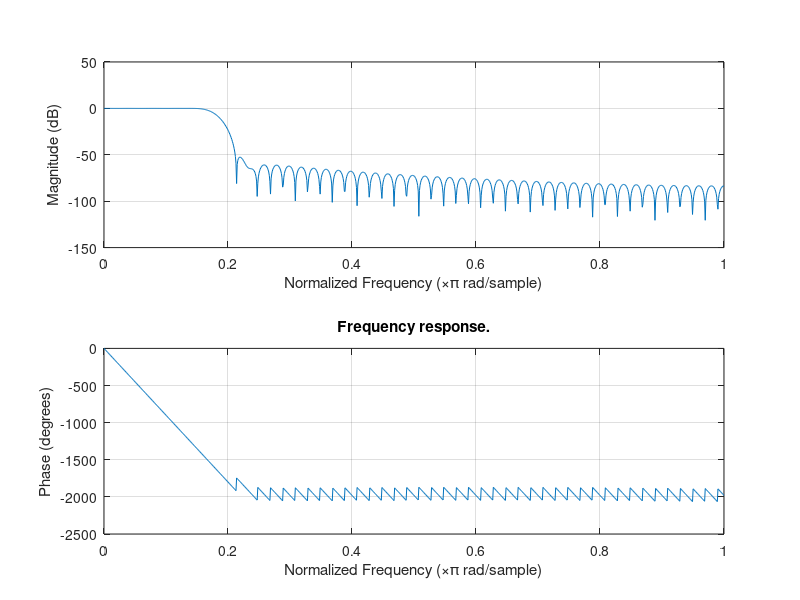

Here is the MATLAB script that generated this plot: (Note: this script raises an error after producing the figure.)
%This source code demonstrate the polyphase decimator with an integer
%factor M.
%The decimation is along the third dimension of the input
%Author:Tan H. Nguyen
%University of Illinois at Urbana-Champaign
%Version: 1.0
%Last update: 03/04/16
clc;
clear all;
close all;
%Generate input samples
N = 1e6+1; %Input length
x = randn(N,1);
xin = reshape(x,1,1,N);

%Polyphase FIR filter for decimation
M = 5; %Decimation factor

%Truncate the output signal so that it is a multiple of the input signal
xin = xin(:,:,1:floor(size(xin,3)/M)*M);
L = 100; %Filter length
h = fir1(L,1/M*0.9);
freqz(h,1,1024);
title('Frequency response.');

%Generate filter response and downsample
%Direct form filtering
xo = filter(h,1,xin,[],3);
%Display the ouput
figure(1);
plot(squeeze(xin(:,:,1:200)),'b');
hold on;
plot(squeeze(xo(:,:,1:200)),'r');
legend('Input signal','Output signal');
xo_ds = xo(1:M:end);
figure(2);
plot(squeeze(xo_ds(end-40:end)));title('Downsample signal - Direct form');

%Polyphase filtering on the input
h_L = length(h(:));
h_L1 = ceil(h_L/M)*M;
%Zeropad the data with 0 to make the filter polyphase
h_poly = [h(:);zeros(h_L1-h_L,1)];
%Select polyphase filter
h_poly_length = h_L1/M; %Length of each polyphase filter
%hp_arr = reshape(h_poly,M,h_poly_length); %Each row is a polyphase filter
%Compute polyphase signal

xo_ds_poly = zeros(size(xin,1),size(xin,2),size(xin,3)/M);
for polyidx = 1:M
    %Add delay to the input signal
    xtemp = padarray(xin,[0 0 (polyidx-1)],0);
    tmp = filter(h_poly(polyidx:M:end),1,xtemp(1:M:size(xin,3)));
    xo_ds_poly = xo_ds_poly + tmp; %Output of the polyphase filter
end

%Error between the normal input and the polyphase output
err_norm = norm(squeeze(xo_ds-xo_ds_poly),'fro');
disp(['Frobenius norm of the error: ' num2str(err_norm)]);
%Polyphase filtering and add the results

%Streaming input polyphase filtering
xo_ds_poly_iter = zeros(size(xin,1),size(xin,2),size(xin,3)/M);
input_buffer = zeros(size(xin,1),size(xin,2),size(h_poly,1));%Buffer the input
outputidx = 1;
for sampleidx = 1:M:size(xin,3)
    %disp(['Output idx: ' num2str(outputidx)]);
    lastidx = sampleidx;
    firstidx = lastidx-M+1;
    if (lastidx ==1)
        input_buffer(:,:,1) = xin(:,:,1);
    else
        %Read the streamed input samples
        inputdatablock = xin(:,:,lastidx:-1:firstidx);
        %Generate the input of each polyphase
        input_buffer = circshift(input_buffer,M,3);
        input_buffer(:,:,1:M)=inputdatablock;
    end
    %Polyphase op. for faster output here...
    xo_ds_poly_iter(:,:,outputidx)=sum(input_buffer.*repmat(reshape(h_poly,[1 1 length(h_poly(:))]),...
        [size(input_buffer,1),size(input_buffer,2),1]),3);
    outputidx = outputidx+1;
end

%Error between the normal input and the polyphase streaming output
err_norm = norm(squeeze(xo_ds-xo_ds_poly_iter),'fro');
disp(['Frobenius norm of the error 2: ' num2str(err_norm)]);

figure(2);
hold on;
plot(squeeze(xo_ds_poly(end-40:end)),'r');title('Polyphase decimated (Memory)');
hold on;
plot(squeeze(xo_ds_poly_iter(end-40:end)),'g');title('Polyphase decimated (Streaming)');



